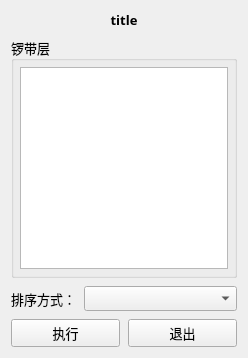
<?xml version="1.0" encoding="UTF-8"?>
<ui version="4.0">
 <class>Form</class>
 <widget class="QWidget" name="Form">
  <property name="windowModality">
   <enum>Qt::NonModal</enum>
  </property>
  <property name="geometry">
   <rect>
    <x>0</x>
    <y>0</y>
    <width>248</width>
    <height>358</height>
   </rect>
  </property>
  <property name="font">
   <font>
    <family>微软雅黑</family>
    <pointsize>10</pointsize>
   </font>
  </property>
  <property name="windowTitle">
   <string>锣刀走刀排序</string>
  </property>
  <layout class="QVBoxLayout" name="verticalLayout_2">
   <property name="spacing">
    <number>8</number>
   </property>
   <item>
    <widget class="QLabel" name="label">
     <property name="font">
      <font>
       <family>微软雅黑</family>
       <pointsize>10</pointsize>
       <weight>75</weight>
       <bold>true</bold>
      </font>
     </property>
     <property name="text">
      <string>title</string>
     </property>
     <property name="alignment">
      <set>Qt::AlignCenter</set>
     </property>
    </widget>
   </item>
   <item>
    <widget class="QGroupBox" name="groupBox">
     <property name="title">
      <string>锣带层</string>
     </property>
     <layout class="QVBoxLayout" name="verticalLayout">
      <property name="spacing">
       <number>6</number>
      </property>
      <property name="leftMargin">
       <number>6</number>
      </property>
      <property name="topMargin">
       <number>6</number>
      </property>
      <property name="rightMargin">
       <number>6</number>
      </property>
      <property name="bottomMargin">
       <number>6</number>
      </property>
      <item>
       <widget class="QListWidget" name="listWidget"/>
      </item>
     </layout>
    </widget>
   </item>
   <item>
    <layout class="QHBoxLayout" name="horizontalLayout" stretch="0,1">
     <item>
      <widget class="QLabel" name="label_2">
       <property name="text">
        <string>排序方式：</string>
       </property>
      </widget>
     </item>
     <item>
      <widget class="QComboBox" name="comboBox_sort_way">
       <property name="font">
        <font>
         <family>微软雅黑</family>
         <pointsize>9</pointsize>
        </font>
       </property>
       <property name="cursor">
        <cursorShape>PointingHandCursor</cursorShape>
       </property>
      </widget>
     </item>
    </layout>
   </item>
   <item>
    <layout class="QHBoxLayout" name="horizontalLayout_2">
     <item>
      <widget class="QPushButton" name="pushButton_exec">
       <property name="cursor">
        <cursorShape>PointingHandCursor</cursorShape>
       </property>
       <property name="text">
        <string>执行</string>
       </property>
      </widget>
     </item>
     <item>
      <widget class="QPushButton" name="pushButton_exit">
       <property name="cursor">
        <cursorShape>PointingHandCursor</cursorShape>
       </property>
       <property name="text">
        <string>退出</string>
       </property>
      </widget>
     </item>
    </layout>
   </item>
  </layout>
 </widget>
 <resources/>
 <connections/>
</ui>
